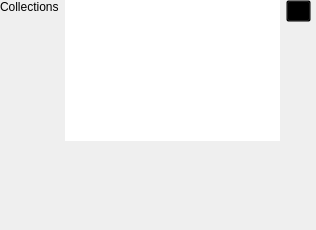
<?xml version="1.0" encoding="UTF-8"?>
<ui version="4.0">
 <class>config</class>
 <widget class="QWidget" name="config">
  <property name="geometry">
   <rect>
    <x>0</x>
    <y>0</y>
    <width>316</width>
    <height>230</height>
   </rect>
  </property>
  <property name="minimumSize">
   <size>
    <width>300</width>
    <height>230</height>
   </size>
  </property>
  <property name="windowTitle">
   <string>Configuration</string>
  </property>
  <widget class="QWidget" name="">
   <property name="geometry">
    <rect>
     <x>0</x>
     <y>0</y>
     <width>311</width>
     <height>141</height>
    </rect>
   </property>
   <layout class="QGridLayout" name="gridLayout">
    <item row="0" column="0">
     <widget class="QLabel" name="label_4">
      <property name="text">
       <string>&lt;html&gt;&lt;head/&gt;&lt;body&gt;&lt;p&gt;Collections&lt;/p&gt;&lt;/body&gt;&lt;/html&gt;</string>
      </property>
      <property name="alignment">
       <set>Qt::AlignLeading|Qt::AlignLeft|Qt::AlignTop</set>
      </property>
     </widget>
    </item>
    <item row="0" column="1">
     <widget class="QListWidget" name="collectionsList">
      <property name="frameShape">
       <enum>QFrame::NoFrame</enum>
      </property>
      <property name="frameShadow">
       <enum>QFrame::Plain</enum>
      </property>
      <property name="autoScroll">
       <bool>true</bool>
      </property>
      <property name="spacing">
       <number>4</number>
      </property>
      <property name="uniformItemSizes">
       <bool>true</bool>
      </property>
      <property name="sortingEnabled">
       <bool>false</bool>
      </property>
     </widget>
    </item>
    <item row="0" column="2" alignment="Qt::AlignTop">
     <widget class="QPushButton" name="loadCollections">
      <property name="maximumSize">
       <size>
        <width>25</width>
        <height>25</height>
       </size>
      </property>
      <property name="styleSheet">
       <string notr="true">background-color:transparent</string>
      </property>
      <property name="text">
       <string/>
      </property>
     </widget>
    </item>
   </layout>
  </widget>
 </widget>
 <resources/>
 <connections/>
</ui>
